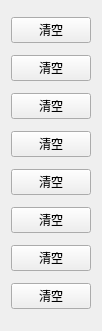
     <widget class="QWidget" name="layoutWidget_28">
      <property name="geometry">
       <rect>
        <x>1560</x>
        <y>70</y>
        <width>78</width>
        <height>331</height>
       </rect>
      </property>
      <layout class="QVBoxLayout" name="verticalLayout_35">
       <item>
        <widget class="QPushButton" name="pushButton_31">
         <property name="text">
          <string>清空</string>
         </property>
        </widget>
       </item>
       <item>
        <widget class="QPushButton" name="pushButton_32">
         <property name="text">
          <string>清空</string>
         </property>
        </widget>
       </item>
       <item>
        <widget class="QPushButton" name="pushButton_33">
         <property name="text">
          <string>清空</string>
         </property>
        </widget>
       </item>
       <item>
        <widget class="QPushButton" name="pushButton_34">
         <property name="text">
          <string>清空</string>
         </property>
        </widget>
       </item>
       <item>
        <widget class="QPushButton" name="pushButton_35">
         <property name="text">
          <string>清空</string>
         </property>
        </widget>
       </item>
       <item>
        <widget class="QPushButton" name="pushButton_36">
         <property name="text">
          <string>清空</string>
         </property>
        </widget>
       </item>
       <item>
        <widget class="QPushButton" name="pushButton_37">
         <property name="text">
          <string>清空</string>
         </property>
        </widget>
       </item>
       <item>
        <widget class="QPushButton" name="pushButton_38">
         <property name="text">
          <string>清空</string>
         </property>
        </widget>
       </item>
      </layout>
     </widget>
